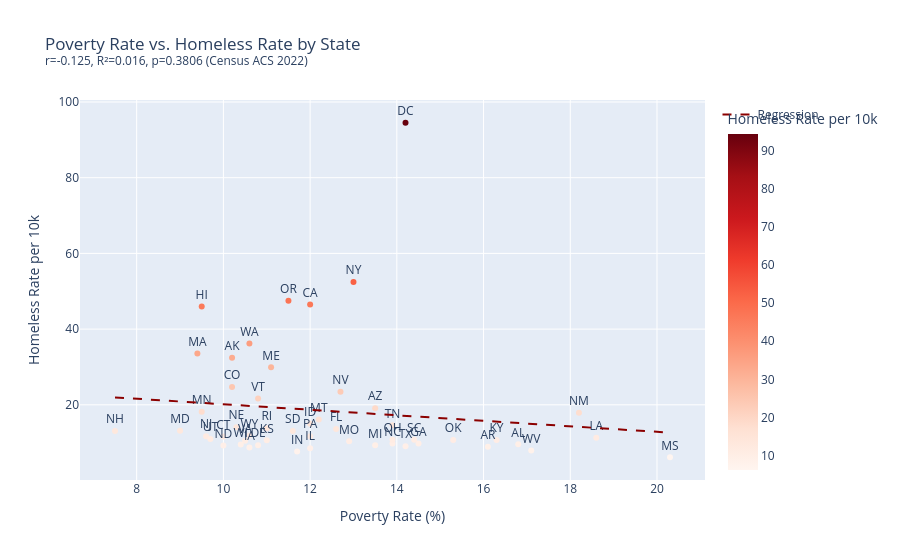

Notebook code for this chart:
### Code cell
slope2, intercept2, r2v, p2, se2 = stats.linregress(df['poverty_rate'], df['homeless_rate_per_10k'])
r2_2 = r2v ** 2
print(f'Poverty rate vs homeless rate: r={r2v:.3f}, R²={r2_2:.3f}, p={p2:.4f}')

x_range2 = [df['poverty_rate'].min(), df['poverty_rate'].max()]
y_range2 = [slope2 * x + intercept2 for x in x_range2]

fig2 = px.scatter(
    df, x='poverty_rate', y='homeless_rate_per_10k', text='state_postal',
    color='homeless_rate_per_10k', color_continuous_scale='Reds',
    title=f'Poverty Rate vs. Homeless Rate by State<br><sup>r={r2v:.3f}, R²={r2_2:.3f}, p={p2:.4f} (Census ACS 2022)</sup>',
    labels={'poverty_rate': 'Poverty Rate (%)', 'homeless_rate_per_10k': 'Homeless Rate per 10k'},
    hover_name='state_name',
)
fig2.add_trace(go.Scatter(x=x_range2, y=y_range2, mode='lines', name='Regression', line=dict(color='darkred', dash='dash')))
fig2.update_traces(textposition='top center', selector=dict(mode='markers+text'))
fig2.show()

### Figure 1 — Plotly figure (JSON) as saved in the notebook; plotly's stock layout.template omitted (floating-point values rounded to 4 significant figures)
{"data": [{"hovertemplate": "<b>%{hovertext}</b><br><br>Poverty Rate (%)=%{x}<br>Homeless Rate per 10k=%{marker.color}<br>state_postal=%{text}<extra></extra>", "hovertext": ["Alabama", "Alaska", "Arizona", "Arkansas", "California", "Colorado", "Connecticut", "Delaware", "District of Columbia", "Florida", "Georgia", "Hawaii", "Idaho", "Illinois", "Indiana", "Iowa", "Kansas", "Kentucky", "Louisiana", "Maine", "Maryland", "Massachusetts", "Michigan", "Minnesota", "Mississippi", "Missouri", "Montana", "Nebraska", "Nevada", "New Hampshire", "New Jersey", "New Mexico", "New York", "North Carolina", "North Dakota", "Ohio", "Oklahoma", "Oregon", "Pennsylvania", "Rhode Island", "South Carolina", "South Dakota", "Tennessee", "Texas", "Utah", "Vermont", "Virginia", "Washington", "West Virginia", "Wisconsin", "Wyoming"], "legendgroup": "", "marker": {"color": [9.56, 32.45, 19.12, 8.93, 46.48, 24.72, 11.61, 9.33, 94.51, 13.63, 9.79, 45.96, 14.99, 8.54, 7.65, 8.73, 10.61, 10.68, 11.31, 29.9, 13.16, 33.58, 9.32, 18.2, 6.15, 10.37, 16.15, 14.08, 23.42, 13.07, 11.71, 17.92, 52.44, 9.81, 9.23, 10.76, 10.7, 47.5, 11.73, 13.82, 10.8, 13.08, 14.59, 9.07, 10.95, 21.7, 10.48, 36.22, 7.91, 9.49, 11.9], "coloraxis": "coloraxis", "symbol": "circle"}, "mode": "markers+text", "name": "", "orientation": "v", "showlegend": false, "text": ["AL", "AK", "AZ", "AR", "CA", "CO", "CT", "DE", "DC", "FL", "GA", "HI", "ID", "IL", "IN", "IA", "KS", "KY", "LA", "ME", "MD", "MA", "MI", "MN", "MS", "MO", "MT", "NE", "NV", "NH", "NJ", "NM", "NY", "NC", "ND", "OH", "OK", "OR", "PA", "RI", "SC", "SD", "TN", "TX", "UT", "VT", "VA", "WA", "WV", "WI", "WY"], "textposition": "top center", "type": "scatter", "x": [16.8, 10.2, 13.5, 16.1, 12.0, 10.2, 10.0, 10.8, 14.2, 12.6, 14.5, 9.5, 12.0, 12.0, 11.7, 10.6, 11.0, 16.3, 18.6, 11.1, 9.0, 9.4, 13.5, 9.5, 20.3, 12.9, 12.2, 10.3, 12.7, 7.5, 9.6, 18.2, 13.0, 13.9, 10.0, 13.9, 15.3, 11.5, 12.0, 11.0, 14.4, 11.6, 13.9, 14.2, 9.7, 10.8, 10.5, 10.6, 17.1, 10.4, 10.6], "xaxis": "x", "y": [9.56, 32.45, 19.12, 8.93, 46.48, 24.72, 11.61, 9.33, 94.51, 13.63, 9.79, 45.96, 14.99, 8.54, 7.65, 8.73, 10.61, 10.68, 11.31, 29.9, 13.16, 33.58, 9.32, 18.2, 6.15, 10.37, 16.15, 14.08, 23.42, 13.07, 11.71, 17.92, 52.44, 9.81, 9.23, 10.76, 10.7, 47.5, 11.73, 13.82, 10.8, 13.08, 14.59, 9.07, 10.95, 21.7, 10.48, 36.22, 7.91, 9.49, 11.9], "yaxis": "y"}, {"line": {"color": "darkred", "dash": "dash"}, "mode": "lines", "name": "Regression", "type": "scatter", "x": [7.5, 20.3], "y": [21.96, 12.65]}], "layout": {"coloraxis": {"colorbar": {"title": {"text": "Homeless Rate per 10k"}}, "colorscale": [[0.0, "rgb(255,245,240)"], [0.125, "rgb(254,224,210)"], [0.25, "rgb(252,187,161)"], [0.375, "rgb(252,146,114)"], [0.5, "rgb(251,106,74)"], [0.625, "rgb(239,59,44)"], [0.75, "rgb(203,24,29)"], [0.875, "rgb(165,15,21)"], [1.0, "rgb(103,0,13)"]]}, "legend": {"tracegroupgap": 0}, "title": {"text": "Poverty Rate vs. Homeless Rate by State<br><sup>r=-0.125, R²=0.016, p=0.3806 (Census ACS 2022)</sup>"}, "xaxis": {"anchor": "y", "domain": [0.0, 1.0], "title": {"text": "Poverty Rate (%)"}}, "yaxis": {"anchor": "x", "domain": [0.0, 1.0], "title": {"text": "Homeless Rate per 10k"}}}}
